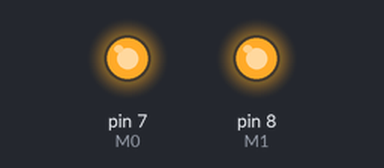
Recording of a sketch running on a simulated Arduino Uno, built with avr-gcc and run on an emulated ATmega328P. Shown: output pins drawn as LEDs (lit = HIGH). The modem accepts every AT command (registered, SIM ready, sends succeed) and sends nothing else; what the sketch prints to the serial monitor is not drawn.

Above: at 0.1 s.
At 0.7 s:
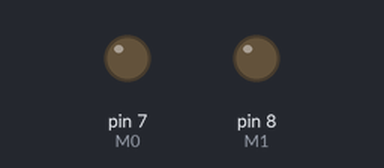
Timing chart, 0 to 2.2 s (numbered marks = the images above):
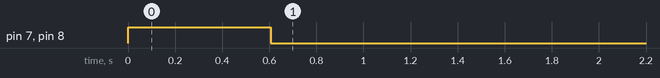

The sketch:

alici.ino
```cpp
#include <SoftwareSerial.h>

SoftwareSerial loraSerial(10, 11);
int M0 = 7;
int M1 = 8;

void setup() {
  pinMode(M0, OUTPUT);
  pinMode(M1, OUTPUT);

  digitalWrite(M0, HIGH);
  digitalWrite(M1, HIGH);
  delay(100);

  Serial.begin(9600);
  loraSerial.begin(9600);

  // Ayar Komutu: Adres 1, Kanal 23 (Verici ile ayni)
  uint8_t config[] = {0xC0, 0x00, 0x01, 0x1A, 0x17, 0x44};
  loraSerial.write(config, sizeof(config));
  delay(500);

  digitalWrite(M0, LOW);
  digitalWrite(M1, LOW);
  delay(100);
  Serial.println("Alici Hazir...");
}

void loop() {
  if (loraSerial.available()) {
    String data = loraSerial.readString();
    Serial.print("Gelen Mesaj: ");
    Serial.println(data);
  }
}
```
